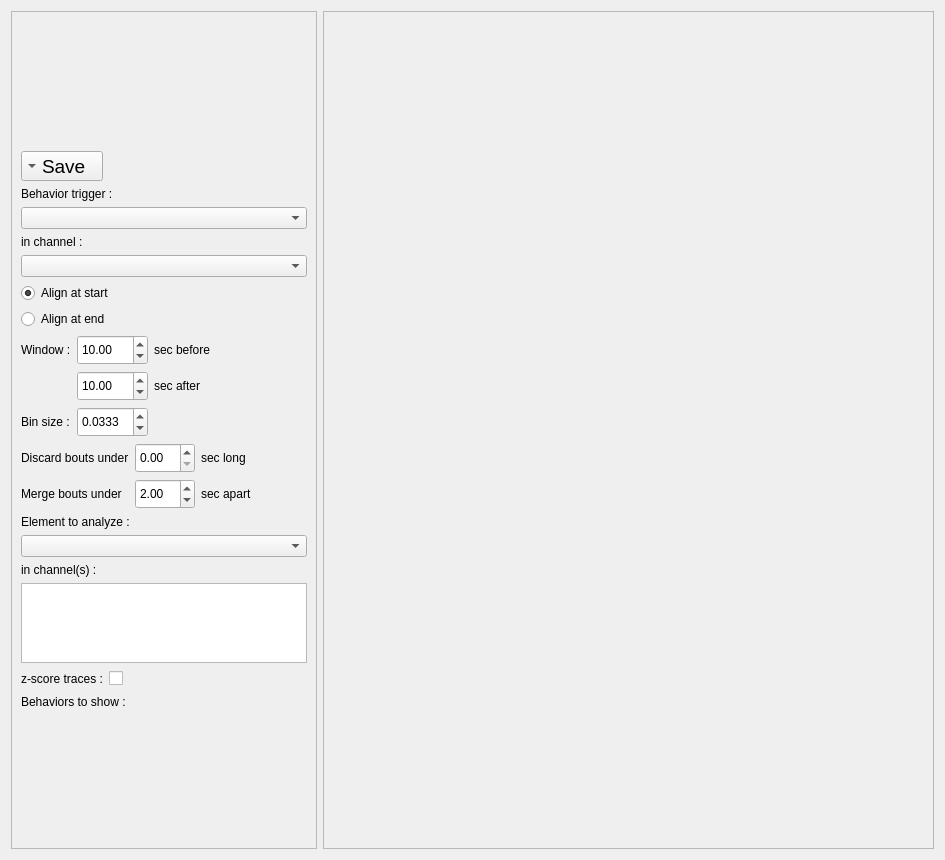
<?xml version="1.0" encoding="UTF-8"?>
<ui version="4.0">
 <class>BTAFrame</class>
 <widget class="QFrame" name="BTAFrame">
  <property name="geometry">
   <rect>
    <x>0</x>
    <y>0</y>
    <width>945</width>
    <height>860</height>
   </rect>
  </property>
  <property name="windowTitle">
   <string>Behavior Trieggered Average</string>
  </property>
  <layout class="QHBoxLayout" name="horizontalLayout" stretch="1,2">
   <item>
    <widget class="QScrollArea" name="userOptionsScrollArea">
     <property name="widgetResizable">
      <bool>true</bool>
     </property>
     <widget class="QWidget" name="userOptionScrollAreaWidget">
      <property name="geometry">
       <rect>
        <x>0</x>
        <y>0</y>
        <width>302</width>
        <height>834</height>
       </rect>
      </property>
      <layout class="QVBoxLayout" name="scrollAreaLayout">
       <item>
        <spacer name="verticalSpacer_2">
         <property name="orientation">
          <enum>Qt::Vertical</enum>
         </property>
         <property name="sizeHint" stdset="0">
          <size>
           <width>20</width>
           <height>40</height>
          </size>
         </property>
        </spacer>
       </item>
       <item>
        <widget class="QToolButton" name="saveButton">
         <property name="baseSize">
          <size>
           <width>0</width>
           <height>0</height>
          </size>
         </property>
         <property name="font">
          <font>
           <pointsize>14</pointsize>
           <bold>false</bold>
          </font>
         </property>
         <property name="text">
          <string>Save</string>
         </property>
         <property name="iconSize">
          <size>
           <width>16</width>
           <height>16</height>
          </size>
         </property>
         <property name="popupMode">
          <enum>QToolButton::InstantPopup</enum>
         </property>
         <property name="toolButtonStyle">
          <enum>Qt::ToolButtonTextBesideIcon</enum>
         </property>
         <property name="arrowType">
          <enum>Qt::DownArrow</enum>
         </property>
        </widget>
       </item>
       <item>
        <widget class="QLabel" name="behaviorLabel">
         <property name="text">
          <string>Behavior trigger :</string>
         </property>
        </widget>
       </item>
       <item>
        <widget class="QComboBox" name="behaviorComboBox"/>
       </item>
       <item>
        <widget class="QLabel" name="channelLabel">
         <property name="maximumSize">
          <size>
           <width>16777215</width>
           <height>80</height>
          </size>
         </property>
         <property name="text">
          <string>in channel :</string>
         </property>
        </widget>
       </item>
       <item>
        <widget class="QComboBox" name="channelComboBox"/>
       </item>
       <item>
        <widget class="QRadioButton" name="alignAtStartButton">
         <property name="text">
          <string>Align at start</string>
         </property>
         <property name="checked">
          <bool>true</bool>
         </property>
        </widget>
       </item>
       <item>
        <widget class="QRadioButton" name="alignAtEndButton">
         <property name="text">
          <string>Align at end</string>
         </property>
        </widget>
       </item>
       <item>
        <layout class="QGridLayout" name="windowBinLayout">
         <item row="0" column="0">
          <widget class="QLabel" name="windowLabel">
           <property name="text">
            <string>Window :</string>
           </property>
          </widget>
         </item>
         <item row="1" column="2">
          <widget class="QLabel" name="secAfterLabel">
           <property name="minimumSize">
            <size>
             <width>60</width>
             <height>30</height>
            </size>
           </property>
           <property name="text">
            <string>sec after</string>
           </property>
          </widget>
         </item>
         <item row="2" column="0">
          <widget class="QLabel" name="binSizeLabel">
           <property name="text">
            <string>Bin size :</string>
           </property>
          </widget>
         </item>
         <item row="0" column="2">
          <widget class="QLabel" name="secBeforeLabel">
           <property name="text">
            <string>sec before</string>
           </property>
          </widget>
         </item>
         <item row="1" column="3">
          <spacer name="horizontalSpacer">
           <property name="orientation">
            <enum>Qt::Horizontal</enum>
           </property>
           <property name="sizeHint" stdset="0">
            <size>
             <width>40</width>
             <height>20</height>
            </size>
           </property>
          </spacer>
         </item>
         <item row="2" column="1">
          <widget class="QDoubleSpinBox" name="binSizeBox">
           <property name="minimumSize">
            <size>
             <width>60</width>
             <height>30</height>
            </size>
           </property>
           <property name="decimals">
            <number>4</number>
           </property>
           <property name="minimum">
            <double>0.000100000000000</double>
           </property>
           <property name="singleStep">
            <double>0.000100000000000</double>
           </property>
           <property name="stepType">
            <enum>QAbstractSpinBox::DefaultStepType</enum>
           </property>
           <property name="value">
            <double>0.033300000000000</double>
           </property>
          </widget>
         </item>
         <item row="1" column="1">
          <widget class="QDoubleSpinBox" name="windowBox_2">
           <property name="minimumSize">
            <size>
             <width>60</width>
             <height>30</height>
            </size>
           </property>
           <property name="singleStep">
            <double>0.010000000000000</double>
           </property>
           <property name="stepType">
            <enum>QAbstractSpinBox::DefaultStepType</enum>
           </property>
           <property name="value">
            <double>10.000000000000000</double>
           </property>
          </widget>
         </item>
         <item row="0" column="1">
          <widget class="QDoubleSpinBox" name="windowBox_1">
           <property name="minimumSize">
            <size>
             <width>60</width>
             <height>30</height>
            </size>
           </property>
           <property name="decimals">
            <number>2</number>
           </property>
           <property name="singleStep">
            <double>0.010000000000000</double>
           </property>
           <property name="stepType">
            <enum>QAbstractSpinBox::DefaultStepType</enum>
           </property>
           <property name="value">
            <double>10.000000000000000</double>
           </property>
          </widget>
         </item>
        </layout>
       </item>
       <item>
        <layout class="QGridLayout" name="boutsLayout">
         <item row="1" column="2">
          <widget class="QLabel" name="secApartLabel">
           <property name="text">
            <string>sec apart</string>
           </property>
          </widget>
         </item>
         <item row="0" column="2">
          <widget class="QLabel" name="secLongLabel">
           <property name="text">
            <string>sec long</string>
           </property>
          </widget>
         </item>
         <item row="0" column="0">
          <widget class="QLabel" name="discardBoutsLabel">
           <property name="text">
            <string>Discard bouts under</string>
           </property>
          </widget>
         </item>
         <item row="1" column="0">
          <widget class="QLabel" name="mergeBoutsLabel">
           <property name="minimumSize">
            <size>
             <width>0</width>
             <height>0</height>
            </size>
           </property>
           <property name="text">
            <string>Merge bouts under</string>
           </property>
          </widget>
         </item>
         <item row="0" column="3">
          <spacer name="horizontalSpacer_2">
           <property name="orientation">
            <enum>Qt::Horizontal</enum>
           </property>
           <property name="sizeHint" stdset="0">
            <size>
             <width>40</width>
             <height>20</height>
            </size>
           </property>
          </spacer>
         </item>
         <item row="0" column="1">
          <widget class="QDoubleSpinBox" name="discardBoutsBox">
           <property name="minimumSize">
            <size>
             <width>60</width>
             <height>30</height>
            </size>
           </property>
           <property name="singleStep">
            <double>0.010000000000000</double>
           </property>
           <property name="stepType">
            <enum>QAbstractSpinBox::DefaultStepType</enum>
           </property>
          </widget>
         </item>
         <item row="1" column="1">
          <widget class="QDoubleSpinBox" name="mergeBoutsBox">
           <property name="minimumSize">
            <size>
             <width>60</width>
             <height>30</height>
            </size>
           </property>
           <property name="singleStep">
            <double>0.010000000000000</double>
           </property>
           <property name="stepType">
            <enum>QAbstractSpinBox::DefaultStepType</enum>
           </property>
           <property name="value">
            <double>2.000000000000000</double>
           </property>
          </widget>
         </item>
        </layout>
       </item>
       <item>
        <widget class="QLabel" name="analyzeLabel">
         <property name="text">
          <string>Element to analyze :</string>
         </property>
        </widget>
       </item>
       <item>
        <widget class="QComboBox" name="analyzeComboBox"/>
       </item>
       <item>
        <widget class="QLabel" name="channelLabel_2">
         <property name="text">
          <string>in channel(s) :</string>
         </property>
        </widget>
       </item>
       <item>
        <widget class="QListView" name="channelsList">
         <property name="maximumSize">
          <size>
           <width>16777215</width>
           <height>80</height>
          </size>
         </property>
        </widget>
       </item>
       <item>
        <layout class="QHBoxLayout" name="zscoreLayout">
         <item>
          <widget class="QLabel" name="zscoreLabel">
           <property name="text">
            <string>z-score traces :</string>
           </property>
          </widget>
         </item>
         <item>
          <widget class="QCheckBox" name="zscoreCheckBox">
           <property name="text">
            <string/>
           </property>
          </widget>
         </item>
         <item>
          <spacer name="horizontalSpacer_3">
           <property name="orientation">
            <enum>Qt::Horizontal</enum>
           </property>
           <property name="sizeHint" stdset="0">
            <size>
             <width>40</width>
             <height>20</height>
            </size>
           </property>
          </spacer>
         </item>
        </layout>
       </item>
       <item>
        <widget class="QLabel" name="behaviorSelectionLabel">
         <property name="text">
          <string>Behaviors to show :</string>
         </property>
        </widget>
       </item>
       <item>
        <layout class="QGridLayout" name="behaviorSelectLayout"/>
       </item>
       <item>
        <spacer name="verticalSpacer">
         <property name="orientation">
          <enum>Qt::Vertical</enum>
         </property>
         <property name="sizeHint" stdset="0">
          <size>
           <width>20</width>
           <height>40</height>
          </size>
         </property>
        </spacer>
       </item>
      </layout>
     </widget>
    </widget>
   </item>
   <item>
    <widget class="QScrollArea" name="plotScrollArea">
     <property name="widgetResizable">
      <bool>true</bool>
     </property>
     <widget class="QWidget" name="plotScrollAreaWidget">
      <property name="geometry">
       <rect>
        <x>0</x>
        <y>0</y>
        <width>605</width>
        <height>834</height>
       </rect>
      </property>
      <layout class="QHBoxLayout" name="plotScrollAreaLayout">
       <item>
        <layout class="QVBoxLayout" name="plotLayout"/>
       </item>
      </layout>
     </widget>
    </widget>
   </item>
  </layout>
 </widget>
 <resources/>
 <connections/>
</ui>
